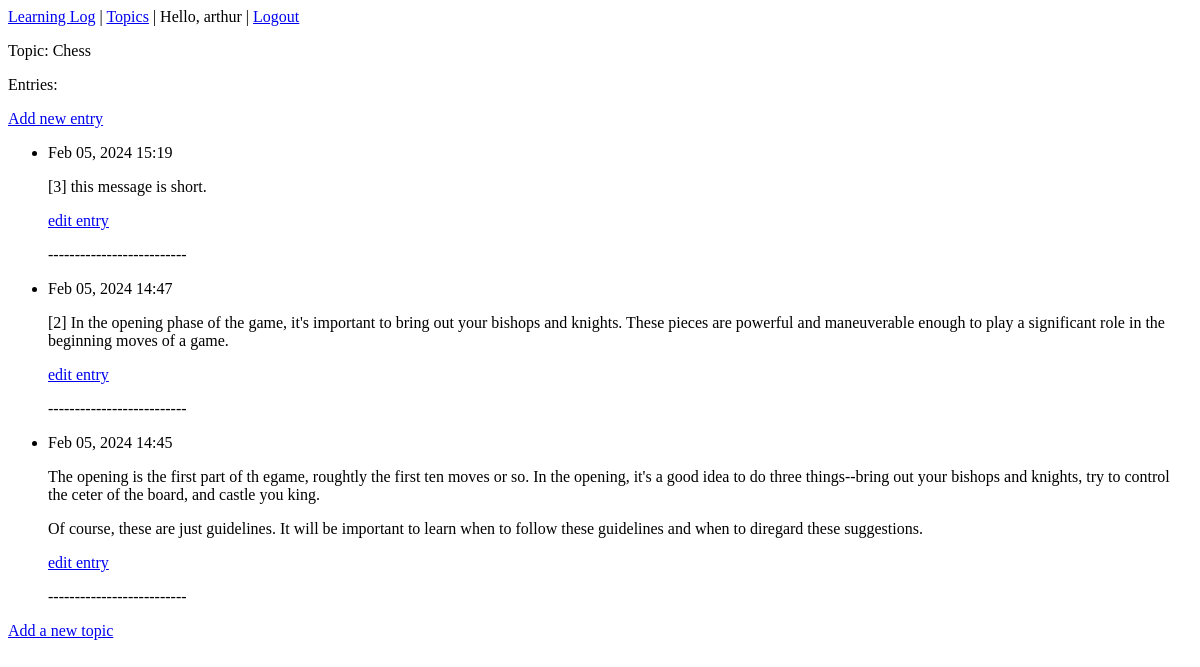
The app's page /topics/1/ (signed in), older data.
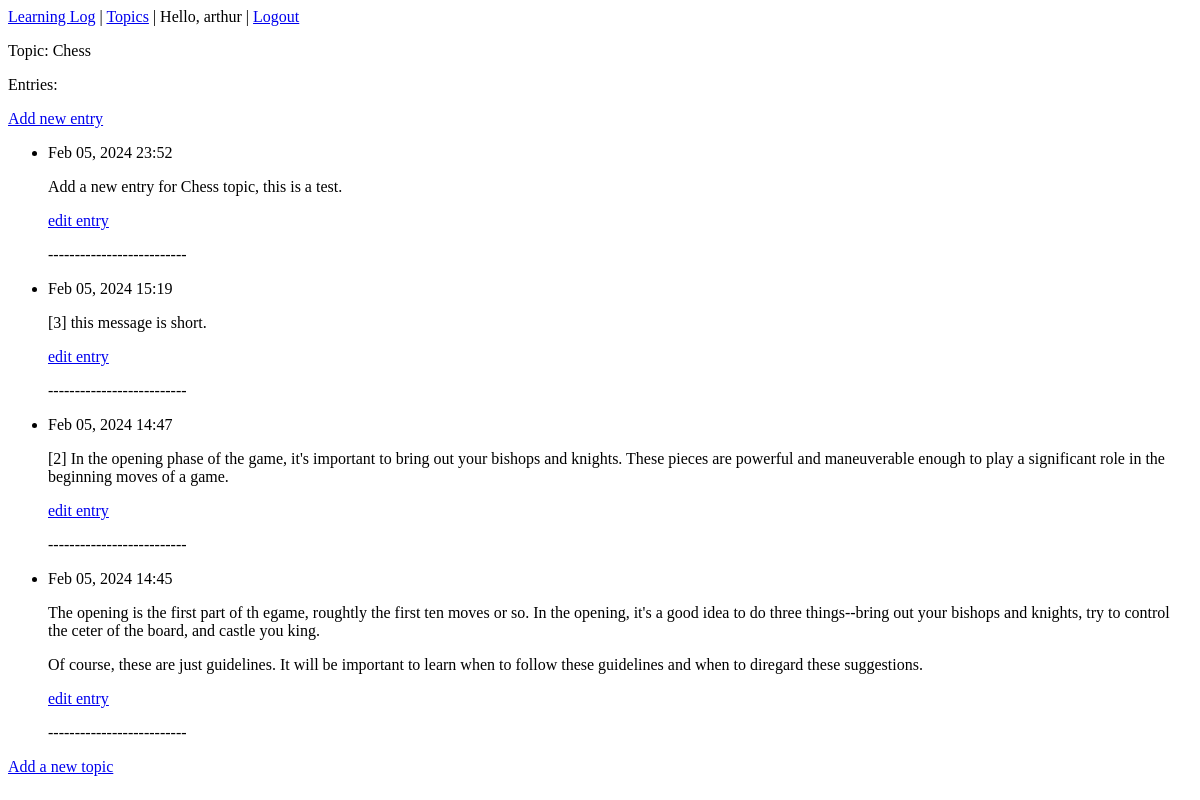
The same page, newer data.
### learning_logs/models.py (models this page shows, shortened)
class Entry(models.Model):
    topic = models.ForeignKey(Topic, on_delete=models.CASCADE)
    text = models.TextField()
    date_added = models.DateTimeField(auto_now_add=True)
    class Meta:
        verbose_name_plural = 'entries'

### learning_logs/views.py (the view)
# urls.py: re_path(r'^topics/(?P<topic_id>\d+)/$', views.topic, name='topic'),
@login_required
def topic(request, topic_id):
    topic = Topic.objects.get(id=topic_id)
    if topic.owner != request.user:
        raise Http404
    entries = topic.entry_set.order_by('-date_added') #show latest first
    context = {'topic':topic, 'entries':entries}
    return render(request, 'learning_logs/topic.html', context)

### learning_logs/models.py (called while the page is built)
    def __str__(self):
        return self.text

### learning_logs/templates/learning_logs/topic.html
{% extends 'learning_logs/base.html' %}
{% block content %}
<p>Topic: {{ topic }}</p>
<p>Entries:</p>
<p>
    <a href="{% url 'learning_logs:new_entry' topic.id  %}">Add new entry</a>
</p>
<ul>
{% for entry in entries %}
  <li>
    <p> {{ entry.date_added|date:'M d, Y H:i' }}</p>
    <p> {{ entry.text|linebreaks }}</p>
    <a href="{% url 'learning_logs:edit_entry' entry.id%}">edit entry</a>
    <P> --------------------------</P>
  </li>
  {% empty %}
  <li>
    There are no entries for this topic yet.
  </li>
{% endfor %}
</ul>
<a href="{% url 'learning_logs:new_topic' %}">Add a new topic</a>
{% endblock content %}

Row changes from the older to the newer data that the page shows:
added Entry: date_added "Feb 05, 2024 23:52", text "Add a new entry for Chess topic, this is a test."
